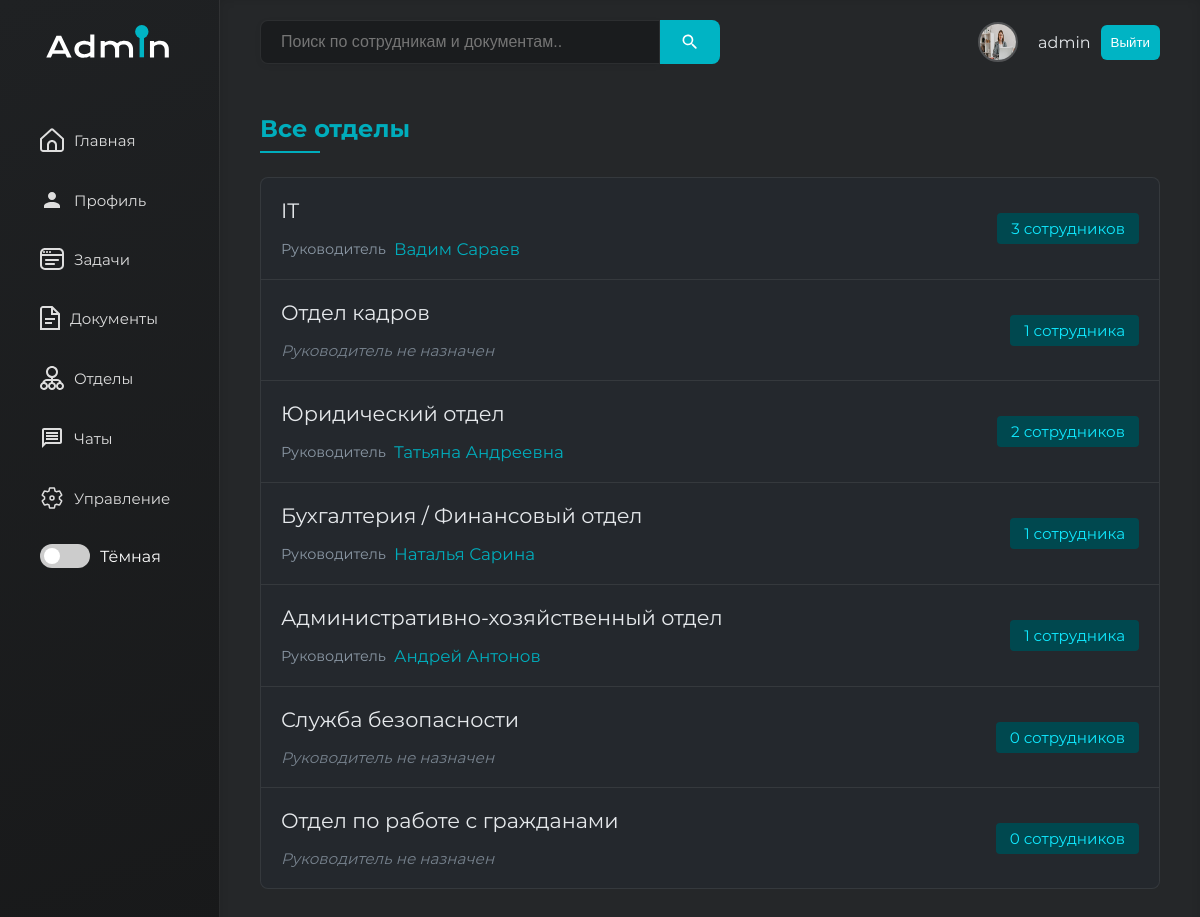
/departments/ (signed in), run on the app's committed database.
### www/models.py (models this page shows, shortened)
class User(AbstractUser):
    telephone = models.CharField(max_length=15)
    position = models.ForeignKey(
        Position,
        on_delete=models.SET_NULL,
        null=True,
        blank=True,
        verbose_name="Должность"
    )
    department = models.ForeignKey(
        Department,
        on_delete=models.SET_NULL,
        null=True,
        blank=True,
        verbose_name="Отдел"
    )
    avatar = models.ImageField(upload_to='avatars/', null=True, blank=True)
    first_name = models.CharField(max_length=150, verbose_name="Имя")
    last_name = models.CharField(max_length=150, verbose_name="Фамилия")
    role = models.ForeignKey(
        Role,
        on_delete=models.SET_NULL,
        null=True,
        blank=True,
        verbose_name="Роль"
    )

class Department(models.Model):
    name = models.CharField(max_length=100, unique=True)

### www/views.py (the view)
# urls.py: path('departments/', DepartmentListView.as_view(), name='department_list'),  # Список отделов
class DepartmentListView(LoginRequiredMixin, ListView):
    model = Department
    template_name = 'department_list.html'
    context_object_name = 'departments'
    def get_context_data(self, **kwargs):
        context = super().get_context_data(**kwargs)
        departments = context['departments']
        for department in departments:
            department.employees = User.objects.filter(department=department)
            department.leader = department.employees.filter(role__name=ROLE_MANAGER).first()
        return context

### templates/department_list.html (shortened to what this page needs)
{% extends 'base.html' %}
{% block main %}
    <div class="departments-container">
        <h1>Все отделы</h1>
        <div class="departments-content">
            {% if departments %}
                <ul class="departments-list">
                    {% for department in departments %}
                        <li class="department-item">
                            <a href="{% url 'department_detail' department.id %}" class="department-link">
                                <div class="department-header">
                                    <div class="department-info">
                                        <div class="department-name">{{ department.name }}</div>
                                        <div class="department-leader">
                                            {% if department.leader %}
                                                <div class="leader-info">
                                                    <span class="leader-label">Руководитель</span>
                                                    <span class="leader-name">{{ department.leader.first_name }} {{ department.leader.last_name }}</span>
                                                </div>
                                            {% else %}
                                                <div class="no-leader">Руководитель не назначен</div>
                                            {% endif %}
                                        </div>
                                    </div>
                                    <div class="department-meta">
                                        <div class="meta-item">
                                            <span>{{ department.employees|length }} сотрудник{{ department.employees|length|pluralize:"а,ов" }}</span>
                                        </div>
                                    </div>
                                </div>
                            </a>
                        </li>
                    {% endfor %}
                </ul>
            {% else %}
                <p class="no-departments">Отделов не найдено</p>
            {% endif %}
        </div>
    </div>
{% endblock %}

### templates/base.html (shortened to what this page needs)
{% load static %}
<!DOCTYPE html>
<html lang="en" data-theme="dark">
<head>
    <link rel="stylesheet" href="{% static 'css/dashboard.css' %}">
</head>
<body>
<div id="wrapper">
    <div id="sidebar" class="expanded">
        <div class="logo">
        </div>
        <ul class="nav">
            <li><a href="{% url 'main' %}">
                <span class="nav-text">Главная</span></a></li>
            {% if user.is_authenticated %}
                <li><a href="{% url  'profile' %}">
                    <svg style="margin-right: 10px" width="24" height="24" viewBox="0 0 24 24" fill="none"
                         xmlns="http://www.w3.org/2000/svg">
                        <path d="M12 4C9.79 4 8 5.79 8 8C8 10.21 9.79 12 12 12C14.21 12 16 10.21 16 8C16 5.79 14.21 4 12 4ZM12 14C7.58 14 4 15.79 4 18V20H20V18C20 15.79 16.42 14 12 14Z"
                              fill="#DEDEDE"/>
                    </svg>
                    <span class="nav-text">Профиль</span></a></li>
                <li><a href="{% url 'task' %}">
                    <span class="nav-text">Задачи</span></a></li>
                <li><a href="{% url 'documents' %}">
                    <span class="nav-text">Документы</span></a></li>
                <li><a href="{% url 'department_list' %}">
                    <span class="nav-text">Отделы</span></a></li>
                <li><a href="{% url 'chats' %}">
                    <svg style="margin-right: 10px" width="24" height="24" viewBox="0 0 24 24" fill="none"
                         xmlns="http://www.w3.org/2000/svg">
                        <path d="M20 2H4C2.9 2 2 2.9 2 4V22L6 18H20C21.1 18 22 17.1 22 16V4C22 2.9 21.1 2 20 2ZM20 16H5.17L4 17.17V4H20V16ZM6 12H18V14H6V12ZM6 9H18V11H6V9ZM6 6H18V8H6V6Z"
                              fill="#DEDEDE"/>
                    </svg>
                    <span class="nav-text">Чаты</span></a>
                </li>
                {% if request.user.is_superuser %}
                    <li><a href="{% url 'admin_panel' %}">
                        <span class="nav-text">Управление</span></a></li>
                {% endif %}
            {% endif %}
            <li>
                <div class="theme-switcher">
                    <label class="switch">
                        <span class="slider round"></span>
                    </label>
                    <span id="themeLabel">Тёмная</span>
                </div>
            </li>
        </ul>
    </div>
    <div id="main-content">
        <header>
            <form method="GET" action="{% url 'search' %}" class="search-form">
                <input type="text"
                       name="query"
                       placeholder="Поиск по сотрудникам и документам.."
                       value="{{ request.GET.query|default_if_none:'' }}">
                <button type="submit" class="search">
                </button>
            </form>
            <div class="profile">
                {% if user.avatar %}
                    <img src="{{ user.avatar.url }}" alt="Аватар" style="max-width: 150px; max-height: 150px;">
                {% else %}
                    <img src="{% static 'img/default-avatar.png' %}" alt="Аватар по умолчанию"
                         style="max-width: 150px; max-height: 150px;">
                {% endif %}
                {% if user.is_authenticated %}
                    {{ user.username }}
                {% else %}
                    Гость
                {% endif %}
                {% if user.is_authenticated %}
                    <button><a href="{% url 'logout' %}">Выйти</a></button>
                {% else %}
                    <button><a href="{% url 'login' %}">Войти</a></button>
                {% endif %}
            </div>
        </header>
        <section class="dashboard">
            {% block main %}
            {% endblock %}
        </section>
    </div>
</div>
</body>
</html>

### static/css/dashboard.css (style rules this page uses)
:root { --accent-color: #00B4C4; --bg-primary: #F5F5F5; --bg-secondary: #FFFFFF; --bg-sidebar: linear-gradient(160deg, #1f2123 0%, #18191a 100%); --border-color: #e0e0e0; --card-bg: #FFFFFF; --card-shadow: 0 2px 10px rgba(0, 0, 0, 0.05); --icon-filter: none; --sidebar-light-active: rgba(0, 180, 196, 0.25); --sidebar-light-bg: linear-gradient(160deg, #f5f7fa 0%, #00b4c4 100%); --sidebar-light-border: rgba(0, 0, 0, 0.08); --sidebar-light-hover: rgba(0, 180, 196, 0.15); --sidebar-light-text: #333; --text-primary: #333; --text-secondary: #555; }
[data-theme="dark"] { --bg-primary: #252729; --bg-secondary: #1A1C1E; --bg-sidebar: linear-gradient(160deg, #1f2123 0%, #18191a 100%); --border-color: rgba(255, 255, 255, 0.08); --card-bg: #1E2022; --card-shadow: 0 2px 10px rgba(0, 0, 0, 0.2); --icon-filter: invert(100%) sepia(0%) saturate(0%) hue-rotate(93deg) brightness(103%) contrast(103%); --text-primary: #DDDDDD; --text-secondary: #AAAAAA; }
* { margin: 0; padding: 0; box-sizing: border-box; }
h1, h2 { font-family: 'Montserrat'; font-weight: 400; }
body { font-family: 'Montserrat', sans-serif; font-weight: 400; background-color: var(--bg-primary); color: var(--text-primary); transition: background-color 0.3s ease, color 0.3s ease; }
button { background-color: var(--accent-color); padding: 10px; color: white; border: none; border-radius: 6px; cursor: pointer; }
a { text-decoration: none; color: white; }
#main-content { flex-grow: 1; background-color: var(--bg-primary); padding: 20px 40px; height: 100vh; overflow-y: auto; box-shadow: inset 0px 0px 10px rgba(0, 0, 0, 0.1); }
.search-form { display: flex; flex: 1; min-width: 200px; max-width: 100%; }
.search-form input[type="text"] { padding: 12px 20px; font-size: 16px; border: 1px solid var(--border-color); border-radius: 8px 0 0 8px; outline: none; transition: border-color 0.3s ease; background-color: var(--bg-secondary); color: var(--text-primary); width: 100%; max-width: 400px; box-shadow: 0 2px 6px rgba(0, 0, 0, 0.05); }
.search-form .search { background-color: var(--accent-color); border: none; border-radius: 0 8px 8px 0; padding: 0 20px; cursor: pointer; display: flex; align-items: center; justify-content: center; transition: background-color 0.3s ease; min-width: 50px; }
#sidebar, header, .profile, input { transition: all 0.4s cubic-bezier(0.4, 0, 0.2, 1); }
.dashboard { animation: cardEntrance 0.6s ease-out both; padding: 30px 0px; }
header { display: flex; justify-content: space-between; align-items: center; margin-bottom: 20px; }
header a { text-decoration: none; color: #ffffff; }
header input[type="text"] { width: 100%; padding: 10px 15px; max-width: 400px; font-size: 16px; border: 1px solid var(--border-color); border-radius: 15px; outline: none; transition: border-color 0.3s ease; background-color: var(--bg-secondary); color: var(--text-primary); }
header .profile { display: flex; align-items: center; color: var(--text-primary); gap: 10px; transition: all 0.3s ease; }
header .profile img { width: 40px; height: 40px; border-radius: 50%; margin-right: 10px; border: 2px solid rgba(255, 255, 255, 0.2); }
.theme-switcher { display: flex; align-items: center; gap: 10px; margin: 20px; }
.switch { position: relative; display: inline-block; width: 50px; height: 24px; }
.slider { position: absolute; cursor: pointer; top: 0; left: 0; right: 0; bottom: 0; background-color: #ccc; transition: .4s; }
.slider:before { position: absolute; content: ""; height: 16px; width: 16px; left: 4px; bottom: 4px; background-color: white; transition: .4s; }
.slider.round { border-radius: 24px; }
.slider.round:before { border-radius: 50%; }
#wrapper { display: flex; }
#sidebar { min-width: 220px; height: 100vh; background: var(--bg-sidebar); color: white; display: flex; flex-direction: column; transition: all 0.4s cubic-bezier(0.4, 0, 0.2, 1); border-right: 1px solid rgba(255, 255, 255, 0.08); overflow: hidden; padding: 25px 0; position: relative; }
#sidebar .logo { text-align: center; transition: opacity 0.3s ease, transform 0.3s ease; margin-bottom: 40px; }
#sidebar .nav li { padding: 0 20px; margin: 8px 0; position: relative; transition: all 0.3s cubic-bezier(0.4, 0, 0.2, 1); list-style: none; }
#sidebar .nav li a { display: flex; align-items: center; padding: 14px 20px; border-radius: 8px; color: rgba(255, 255, 255, 0.85); font-size: 15px; font-weight: 500; transition: all 0.3s ease; background: transparent; position: relative; overflow: hidden; }

### data on the page
User: avatar (picture), username "admin"
Department: name "IT", leader.first_name "Вадим", leader.last_name "Сараев", employees|length "3"
Department: name "Отдел кадров", shows "Руководитель не назначен", employees|length "1"
Department: name "Юридический отдел", leader.first_name "Татьяна", leader.last_name "Андреевна", employees|length "2"
Department: name "Бухгалтерия / Финансовый отдел", leader.first_name "Наталья", leader.last_name "Сарина", employees|length "1"
Department: name "Административно-хозяйственный отдел", leader.first_name "Андрей", leader.last_name "Антонов", employees|length "1"
Department: name "Служба безопасности", shows "Руководитель не назначен", employees|length "0"
Department: name "Отдел по работе с гражданами", shows "Руководитель не назначен", employees|length "0"
